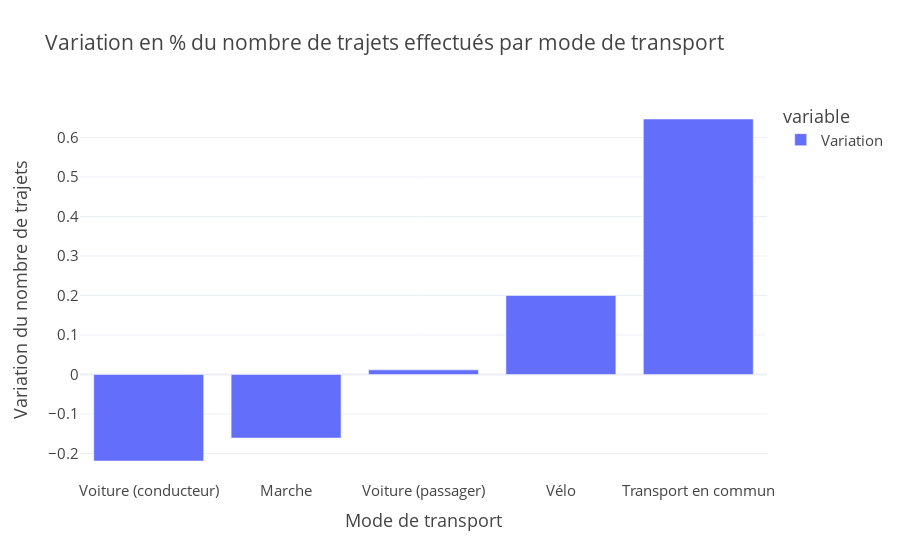

Here is the notebook cell this chart was saved with:
### Code cell
fig = px.bar(diff_percents.rename(
                index={
                    "bike" : "Vélo",
                    "car_passenger" : "Voiture (passager)",
                    "car" : "Voiture (conducteur)",
                    "pt" : "Transport en commun",
                    "walk" : "Marche"
                    },
                columns={
                    "percentage_diff" : "Variation"
                }),
             labels={
                 "value" : "Variation du nombre de trajets",
                 "index" : "Mode de transport"
             },
            title="Variation en % du nombre de trajets effectués par mode de transport")

fig.write_image("outputs/plots/comparaison/variation_trajets_transport_percent.png", width=1000)
fig.show()

### Figure 1 — Plotly figure (JSON) as saved in the notebook; plotly's stock layout.template omitted (floating-point values rounded to 4 significant figures)
{"data": [{"hovertemplate": "variable=Variation<br>Mode de transport=%{x}<br>Variation du nombre de trajets=%{y}<extra></extra>", "legendgroup": "Variation", "marker": {"color": "#636efa", "pattern": {"shape": ""}}, "name": "Variation", "orientation": "v", "showlegend": true, "textposition": "auto", "type": "bar", "x": ["Voiture (conducteur)", "Marche", "Voiture (passager)", "Vélo", "Transport en commun"], "xaxis": "x", "y": [-0.2192, -0.1611, 0.01166, 0.1998, 0.6469], "yaxis": "y"}], "layout": {"barmode": "relative", "legend": {"title": {"text": "variable"}, "tracegroupgap": 0}, "title": {"text": "Variation en % du nombre de trajets effectués par mode de transport"}, "xaxis": {"anchor": "y", "domain": [0, 1], "title": {"text": "Mode de transport"}}, "yaxis": {"anchor": "x", "domain": [0, 1], "title": {"text": "Variation du nombre de trajets"}}}}
